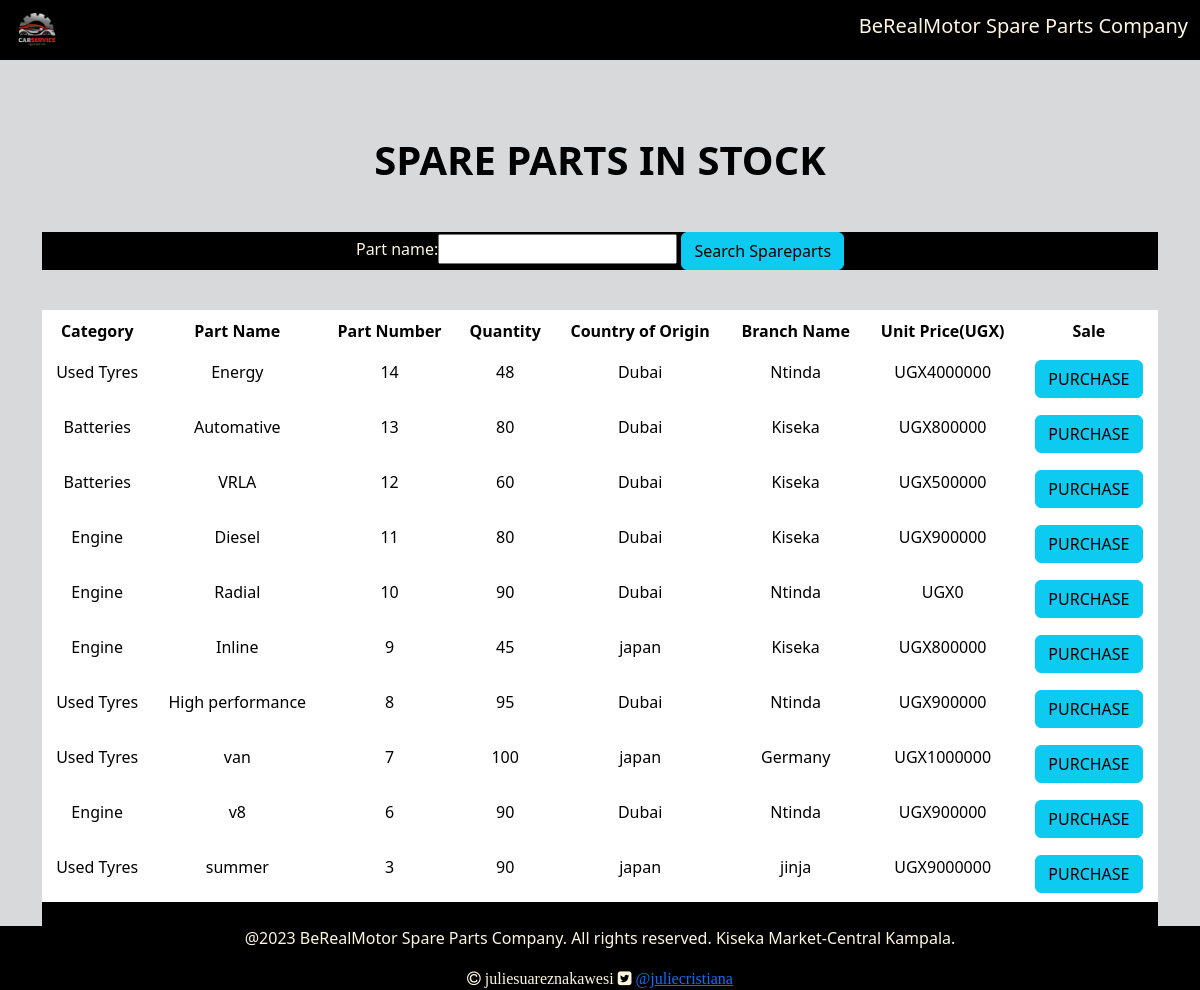
The page /home on the database its author committed.
### StockApp/models.py (models this page shows, shortened)
class SparePart(models.Model):
    Category_name = models.ForeignKey(Category,on_delete=models.CASCADE,null=False,blank=False)
    date_of_arrival = models.DateField(default=timezone.now)
    part_name = models.CharField(max_length=50,null=False,blank=False)
    country_of_origin = models.CharField(max_length=50,null=False,blank=False)
    total_quantity = models.IntegerField(default=0,null=False,blank=False,validators=[MinValueValidator(1)])
    issued_quantity = models.IntegerField(default=0,null=False,blank=False)
    received_quantity = models.IntegerField(default=0,null=False,blank=False)
    unit_price = models.IntegerField(default=0,null=False,blank=False)
    branch_name = models.CharField(max_length=50,null=False,blank=False)

class Category(models.Model):# created a table called category
    name = models.CharField(max_length=50,null=False,blank=False,unique=True)
    def __str__(self): #describes how this class category will be referred to as its name.
        return self.name

### StockApp/views.py (the view)
# urls.py: 2. Add a URL to urlpatterns:  path('', views.home, name='home')
def home(request):
    products = SparePart.objects.all().order_by('-id')
    product_filters = ProductFilter(request.GET,queryset = products)
    products = product_filters.qs
    return render(request,'ProjectWork/home.html',{'products': products, 'product_filters':product_filters})

### templates/ProjectWork/home.html (shortened to what this page needs)
{% extends 'ProjectWork/base.html'%} {% block content%}
<br></br>
<div class = "container">
  <h1 class= "text-center" style="color: black; font-weight: bolder;">SPARE PARTS IN STOCK</h1>
  <br>
  <div class="card-body" style="background-color: black;">
    <p>
      <div class = "container" style="text-align: center; color:  #FFF6E0;">
        <form action = "" method = "GET" style="width: 500px;">
          {{product_filters.form}}
          <input type = "submit" value = "Search Spareparts" class="btn btn-info btn"/>
        </form>
      </div>
    </p>
  </div>
  <br>
  <div class="card-body" style="background-color: black;">
  <table class="table" style="border: 1px solid white;">
    <thead class="thead-dark" style="color:  black; text-align: center; border: 1px solid black; background-color: #FFF6E0;">
      <tr>
        <th scope="col">Category</th>
        <th scope="col">Part Name</th>
        <th scope="col">Part Number</th>
        <th scope="col">Quantity</th>
        <th scope="col">Country of Origin</th>
        <th scope="col">Branch Name</th>
        <th scope="col">Unit Price(UGX)</th>
        <th scope = "col">Sale</th>
      </tr>
    </thead>
    {% for product in products %}
    <tbody style="color:  #FFF6E0;  text-align: center; border: 1px solid;">
      <tr>
        <td>{{product.Category_name}}</td>
        <td>{{product.part_name}}</td>
        <td>{{product.id}}</td>
        <td>{{product.total_quantity}}</td>
        <td>{{product.country_of_origin}}</td>
        <td>{{product.branch_name}}</td>
        <td>UGX{{product.unit_price}}</td>
        <td><a href="{% url 'product_detail' product.id %}">
        <input type="submit" value="PURCHASE" class="btn btn-info btn" type="button" /></a></td>
      </tr>
    </tbody>
    {% endfor %}
  </table>
  <br>
  </div>
</div>
<br>
{% endblock%}

### templates/ProjectWork/base.html (shortened to what this page needs)
{% load static %}
<!DOCTYPE html>
<html lang="en">
<head>
    <link rel="stylesheet" href="{% static 'css/main.css' %}">
    <link rel="stylesheet" href="https://cdnjs.cloudflare.com/ajax/libs/font-awesome/4.7.0/css/font-awesome.min.css">
    {% load bootstrap5 %}
    {% bootstrap_css %}
</head>
<body>
    <div class="nav" style="background-color: black;" >
        <nav class="navbar navbar-expand-lg bg-body-tertiary" id="navwidth">
            <div class="container-fluid" >
              <a class="navbar-brand" href="#">
                <div id="logo"><img src="{% static 'image/logo.jpg' %}" style="width: 50px;height: 50px;border-radius: 50px;"></div>
              </a>
              <div class="collapse navbar-collapse" id="navbarSupportedContent">
                <div class="heading">
                  <h5 style="text-align: center; color: #FFF6E0; margin-left: 530px;"> BeRealMotor Spare Parts Company</h5>
                </div>
                <br>
            </div>
        </nav>
    </div>
    <br><br><br>
        {% block content %}
        {% endblock %}
    <br>
         <footer class="suarez" style="background-color: black; text-align: center; color: #FFF6E0; width: 100%;">
            <p>@2023 BeRealMotor Spare Parts Company. All rights reserved.
              Kiseka Market-Central Kampala.
            </p>
            <i class="fa fa-copyright" style="color:#FFF6E0">
              juliesuareznakawesi
            </i>
            <i class="fa fa-twitter-square">
              <a href="https://twitter.com/home">@juliecristiana</a>
            </i>
        </footer>
</body>
</html>

### StockApp/static/css/main.css (style rules this page uses)
html,body { position: relative; overflow-x: hidden; width: 100% !important; height: 100vh; display: table; position: relative; background-position: center; background-attachment: scroll; -o-background-size: cover; -moz-background-size: cover; -webkit-background-size: cover; background-size: cover; background-repeat: no-repeat; }
form { width:50%; margin: 0 auto; }
.navbar { background-color: black; }
.navbar-brand { font-size: 10px !important; }

### templates/ProjectWork/base.html (style rules this page uses)
.container-fluid { position: fixed; top: 0; background-color: black; width: 100%; }
.suarez { position: fixed; bottom: 0; width: 100%; }

### templates/ProjectWork/home.html (style rules this page uses)
html,body { background-color: #D8D9DA; }
td,th { border: 1px solid white; }
th { background-color: grey; }

### rows shown on the page
SparePart: Category_name "Used Tyres", part_name "Energy", id "14", total_quantity "48", country_of_origin "Dubai", branch_name "Ntinda", unit_price "4000000"
SparePart: Category_name "Batteries", part_name "Automative", id "13", total_quantity "80", country_of_origin "Dubai", branch_name "Kiseka", unit_price "800000"
SparePart: Category_name "Batteries", part_name "VRLA", id "12", total_quantity "60", country_of_origin "Dubai", branch_name "Kiseka", unit_price "500000"
SparePart: Category_name "Engine", part_name "Diesel", id "11", total_quantity "80", country_of_origin "Dubai", branch_name "Kiseka", unit_price "900000"
SparePart: Category_name "Engine", part_name "Radial", id "10", total_quantity "90", country_of_origin "Dubai", branch_name "Ntinda", unit_price "0"
SparePart: Category_name "Engine", part_name "Inline", id "9", total_quantity "45", country_of_origin "japan", branch_name "Kiseka", unit_price "800000"
SparePart: Category_name "Used Tyres", part_name "High performance", id "8", total_quantity "95", country_of_origin "Dubai", branch_name "Ntinda", unit_price "900000"
SparePart: Category_name "Used Tyres", part_name "van", id "7", total_quantity "100", country_of_origin "japan", branch_name "Germany", unit_price "1000000"
SparePart: Category_name "Engine", part_name "v8", id "6", total_quantity "90", country_of_origin "Dubai", branch_name "Ntinda", unit_price "900000"
SparePart: Category_name "Used Tyres", part_name "summer", id "3", total_quantity "90", country_of_origin "japan", branch_name "jinja", unit_price "9000000"
